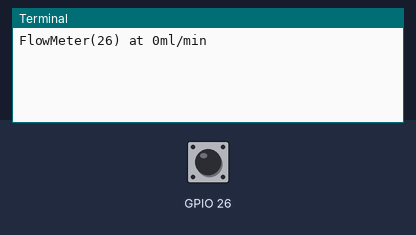
Bench run of a program on a simulated Raspberry Pi (BCM pin numbers). Parts: the last lines printed to the terminal. Inputs (shaded band) come from the test bench; at power-on: GPIO 26 HIGH. The clock reads 2024-03-15 10:24:30 at power-on unless the program sets it.

Above: at 1.2 s.
1.3 s: GPIO 26 pulled LOW for 0.15 s
2.9 s: GPIO 26 pulled LOW for 1 s
At 3.9 s:
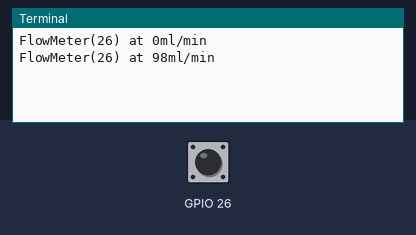
5.4 s: GPIO 26 pulled LOW for 0.15 s
At 7.4 s:
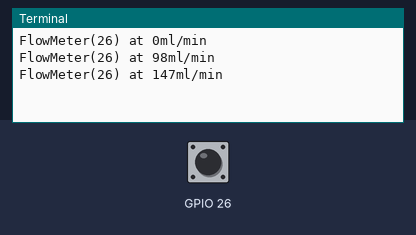
Timing chart, 0 to 8.9 s (numbered marks = the images above; inputs shaded):
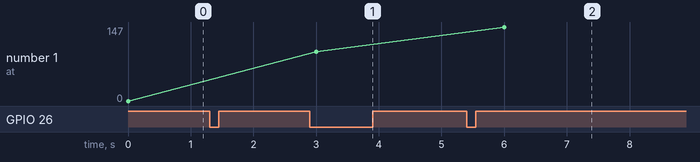

Measured:
- after the input at 2.9 s, the terminal: prints a new line after 0.10 s (image 1)
- after the input at 5.4 s, the terminal: prints a new line after 0.60 s (image 2)
- plotted number 1: 0 → 98 after the input at 2.9 s, 98 → 147 after the input at 5.4 s

The program:

flow_meter.py
```python
#!/usr/bin/python

import RPi.GPIO as GPIO
from time import sleep
from datetime import timedelta, datetime

class FlowMeter(object):

	def __init__(self, pin, ml_per_pulse=49, max_history_length=100, max_history_delta=timedelta(minutes=1)):
		self.pin = pin
		self.max_history_length = max_history_length
		self.max_history_delta = max_history_delta
		self.ml_per_pulse = ml_per_pulse
		self.pulse_history = []

		GPIO.setup(pin, GPIO.IN, pull_up_down=GPIO.PUD_UP)
		GPIO.add_event_detect(pin, GPIO.FALLING, callback=self._pulse, bouncetime=30)

	def _pulse(self, channel):
		self.pulse_history.append(datetime.now())
		self._trim_history()

	def _trim_history(self):
		if len(self.pulse_history) > self.max_history_length:
			self.pulse_history = self.pulse_history[self.max_history_length:]

		while len(self.pulse_history) > 0:
			delta = datetime.now() - self.pulse_history[0]
			if delta < self.max_history_delta:
				break
			del self.pulse_history[0]

	def flow(self):
		self._trim_history()
		return self.ml_per_pulse * len(self.pulse_history)

	@property
	def values(self):
		return [self.flow()]


if __name__ == "__main__":
	GPIO.setmode(GPIO.BCM)
	pins = [26]
	flow_meters = [FlowMeter(pin) for pin in pins]
	while True:
		for fm in flow_meters:
			print "FlowMeter(%d) at %sml/min" % (fm.pin, fm.flow())
		sleep(3)
```
